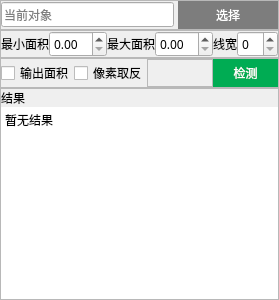
         <widget class="QWidget" name="tab_2">
          <attribute name="title">
           <string>_</string>
          </attribute>
          <layout class="QVBoxLayout" name="verticalLayout_19">
           <property name="spacing">
            <number>0</number>
           </property>
           <property name="leftMargin">
            <number>0</number>
           </property>
           <property name="topMargin">
            <number>0</number>
           </property>
           <property name="rightMargin">
            <number>0</number>
           </property>
           <property name="bottomMargin">
            <number>0</number>
           </property>
           <item>
            <widget class="QFrame" name="frame_30">
             <property name="maximumSize">
              <size>
               <width>16777215</width>
               <height>35</height>
              </size>
             </property>
             <property name="font">
              <font>
               <family>微软雅黑</family>
               <pointsize>9</pointsize>
              </font>
             </property>
             <property name="frameShape">
              <enum>QFrame::StyledPanel</enum>
             </property>
             <property name="frameShadow">
              <enum>QFrame::Raised</enum>
             </property>
             <layout class="QHBoxLayout" name="horizontalLayout_29">
              <property name="spacing">
               <number>4</number>
              </property>
              <property name="leftMargin">
               <number>0</number>
              </property>
              <property name="topMargin">
               <number>0</number>
              </property>
              <property name="rightMargin">
               <number>0</number>
              </property>
              <property name="bottomMargin">
               <number>0</number>
              </property>
              <item>
               <widget class="QLineEdit" name="pre_close_image">
                <property name="font">
                 <font>
                  <family>微软雅黑</family>
                  <pointsize>9</pointsize>
                 </font>
                </property>
                <property name="placeholderText">
                 <string>当前对象</string>
                </property>
               </widget>
              </item>
              <item>
               <widget class="QPushButton" name="select_image">
                <property name="minimumSize">
                 <size>
                  <width>100</width>
                  <height>0</height>
                 </size>
                </property>
                <property name="maximumSize">
                 <size>
                  <width>100</width>
                  <height>16777215</height>
                 </size>
                </property>
                <property name="font">
                 <font>
                  <family>微软雅黑</family>
                  <pointsize>9</pointsize>
                  <italic>false</italic>
                  <bold>false</bold>
                 </font>
                </property>
                <property name="styleSheet">
                 <string notr="true">QPushButton{
	font: 9pt &quot;微软雅黑&quot;;
	background-color: rgb(125, 125, 125);
	color: rgb(255, 255, 255);
	border:none;
	height:28px;
}
QPushButton:hover{
	font: 9pt &quot;微软雅黑&quot;;
	background-color: rgb(111, 111, 111);
	color: rgb(255, 255, 255);
	height:28px;
}
QPushButton:pressed{
	font: 9pt &quot;微软雅黑&quot;;
	background-color: rgb(86, 86, 86);
	color: rgb(255, 255, 255);
	height:28px;
}</string>
                </property>
                <property name="text">
                 <string>选择</string>
                </property>
               </widget>
              </item>
             </layout>
            </widget>
           </item>
           <item>
            <widget class="QFrame" name="frame_32">
             <property name="maximumSize">
              <size>
               <width>16777215</width>
               <height>35</height>
              </size>
             </property>
             <property name="font">
              <font>
               <family>微软雅黑</family>
               <pointsize>9</pointsize>
              </font>
             </property>
             <property name="frameShape">
              <enum>QFrame::StyledPanel</enum>
             </property>
             <property name="frameShadow">
              <enum>QFrame::Raised</enum>
             </property>
             <layout class="QHBoxLayout" name="horizontalLayout_30">
              <property name="spacing">
               <number>0</number>
              </property>
              <property name="leftMargin">
               <number>0</number>
              </property>
              <property name="topMargin">
               <number>0</number>
              </property>
              <property name="rightMargin">
               <number>0</number>
              </property>
              <property name="bottomMargin">
               <number>0</number>
              </property>
              <item>
               <widget class="QLabel" name="label_4">
                <property name="maximumSize">
                 <size>
                  <width>65</width>
                  <height>16777215</height>
                 </size>
                </property>
                <property name="font">
                 <font>
                  <family>微软雅黑</family>
                  <pointsize>9</pointsize>
                 </font>
                </property>
                <property name="text">
                 <string>最小面积</string>
                </property>
               </widget>
              </item>
              <item>
               <widget class="QDoubleSpinBox" name="min_area">
                <property name="font">
                 <font>
                  <family>微软雅黑</family>
                  <pointsize>9</pointsize>
                 </font>
                </property>
               </widget>
              </item>
              <item>
               <widget class="QLabel" name="label_9">
                <property name="maximumSize">
                 <size>
                  <width>65</width>
                  <height>16777215</height>
                 </size>
                </property>
                <property name="font">
                 <font>
                  <family>微软雅黑</family>
                  <pointsize>9</pointsize>
                 </font>
                </property>
                <property name="text">
                 <string>最大面积</string>
                </property>
               </widget>
              </item>
              <item>
               <widget class="QDoubleSpinBox" name="max_area">
                <property name="font">
                 <font>
                  <family>微软雅黑</family>
                  <pointsize>9</pointsize>
                 </font>
                </property>
               </widget>
              </item>
              <item>
               <widget class="QLabel" name="label_21">
                <property name="maximumSize">
                 <size>
                  <width>35</width>
                  <height>16777215</height>
                 </size>
                </property>
                <property name="font">
                 <font>
                  <family>微软雅黑</family>
                  <pointsize>9</pointsize>
                 </font>
                </property>
                <property name="text">
                 <string>线宽</string>
                </property>
               </widget>
              </item>
              <item>
               <widget class="QSpinBox" name="line_width">
                <property name="font">
                 <font>
                  <family>微软雅黑</family>
                  <pointsize>9</pointsize>
                 </font>
                </property>
               </widget>
              </item>
             </layout>
            </widget>
           </item>
           <item>
            <widget class="QFrame" name="frame_33">
             <property name="maximumSize">
              <size>
               <width>16777215</width>
               <height>35</height>
              </size>
             </property>
             <property name="font">
              <font>
               <family>微软雅黑</family>
               <pointsize>9</pointsize>
              </font>
             </property>
             <property name="frameShape">
              <enum>QFrame::StyledPanel</enum>
             </property>
             <property name="frameShadow">
              <enum>QFrame::Raised</enum>
             </property>
             <layout class="QHBoxLayout" name="horizontalLayout_31">
              <property name="spacing">
               <number>0</number>
              </property>
              <property name="leftMargin">
               <number>0</number>
              </property>
              <property name="topMargin">
               <number>0</number>
              </property>
              <property name="rightMargin">
               <number>0</number>
              </property>
              <property name="bottomMargin">
               <number>0</number>
              </property>
              <item>
               <widget class="QCheckBox" name="out_area">
                <property name="maximumSize">
                 <size>
                  <width>90</width>
                  <height>16777215</height>
                 </size>
                </property>
                <property name="font">
                 <font>
                  <family>微软雅黑</family>
                  <pointsize>9</pointsize>
                 </font>
                </property>
                <property name="text">
                 <string>输出面积</string>
                </property>
               </widget>
              </item>
              <item>
               <widget class="QCheckBox" name="bit_not">
                <property name="maximumSize">
                 <size>
                  <width>90</width>
                  <height>16777215</height>
                 </size>
                </property>
                <property name="font">
                 <font>
                  <family>微软雅黑</family>
                  <pointsize>9</pointsize>
                 </font>
                </property>
                <property name="text">
                 <string>像素取反</string>
                </property>
               </widget>
              </item>
              <item>
               <widget class="QFrame" name="frame_35">
                <property name="font">
                 <font>
                  <family>微软雅黑</family>
                  <pointsize>9</pointsize>
                 </font>
                </property>
                <property name="frameShape">
                 <enum>QFrame::StyledPanel</enum>
                </property>
                <property name="frameShadow">
                 <enum>QFrame::Raised</enum>
                </property>
               </widget>
              </item>
              <item>
               <widget class="QPushButton" name="close_predict">
                <property name="maximumSize">
                 <size>
                  <width>100</width>
                  <height>16777215</height>
                 </size>
                </property>
                <property name="font">
                 <font>
                  <family>微软雅黑</family>
                  <pointsize>9</pointsize>
                  <italic>false</italic>
                  <bold>false</bold>
                 </font>
                </property>
                <property name="styleSheet">
                 <string notr="true">QPushButton{
	font: 9pt &quot;微软雅黑&quot;;
	background-color: rgb(0, 172, 83);
	color: rgb(255, 255, 255);
	border:none;
	height:28px;
}
QPushButton:hover{
	font: 9pt &quot;微软雅黑&quot;;
	background-color: rgb(0, 134, 67);
	color: rgb(255, 255, 255);
	height:28px;
}
QPushButton:pressed{
	font: 9pt &quot;微软雅黑&quot;;
	background-color: rgb(0, 172, 83);
	color: rgb(255, 255, 255);
	height:28px;
}</string>
                </property>
                <property name="text">
                 <string>检测</string>
                </property>
               </widget>
              </item>
             </layout>
            </widget>
           </item>
           <item>
            <widget class="QFrame" name="frame_34">
             <property name="font">
              <font>
               <family>微软雅黑</family>
               <pointsize>9</pointsize>
              </font>
             </property>
             <property name="frameShape">
              <enum>QFrame::StyledPanel</enum>
             </property>
             <property name="frameShadow">
              <enum>QFrame::Raised</enum>
             </property>
             <layout class="QVBoxLayout" name="verticalLayout_20">
              <property name="spacing">
               <number>0</number>
              </property>
              <property name="leftMargin">
               <number>0</number>
              </property>
              <property name="topMargin">
               <number>0</number>
              </property>
              <property name="rightMargin">
               <number>0</number>
              </property>
              <property name="bottomMargin">
               <number>0</number>
              </property>
              <item>
               <widget class="QLabel" name="label_22">
                <property name="maximumSize">
                 <size>
                  <width>16777215</width>
                  <height>20</height>
                 </size>
                </property>
                <property name="font">
                 <font>
                  <family>微软雅黑</family>
                  <pointsize>9</pointsize>
                 </font>
                </property>
                <property name="text">
                 <string>结果</string>
                </property>
               </widget>
              </item>
              <item>
               <widget class="QTextBrowser" name="closed_result">
                <property name="font">
                 <font>
                  <family>微软雅黑</family>
                  <pointsize>9</pointsize>
                 </font>
                </property>
                <property name="styleSheet">
                 <string notr="true">QTextBrowser{
border:none;

}</string>
                </property>
                <property name="html">
                 <string>&lt;!DOCTYPE HTML PUBLIC &quot;-//W3C//DTD HTML 4.0//EN&quot; &quot;http://www.w3.org/TR/REC-html40/strict.dtd&quot;&gt;
&lt;html&gt;&lt;head&gt;&lt;meta name=&quot;qrichtext&quot; content=&quot;1&quot; /&gt;&lt;meta charset=&quot;utf-8&quot; /&gt;&lt;style type=&quot;text/css&quot;&gt;
p, li { white-space: pre-wrap; }
&lt;/style&gt;&lt;/head&gt;&lt;body style=&quot; font-family:'微软雅黑'; font-size:9pt; font-weight:400; font-style:normal;&quot;&gt;
&lt;p style=&quot; margin-top:0px; margin-bottom:0px; margin-left:0px; margin-right:0px; -qt-block-indent:0; text-indent:0px;&quot;&gt;&lt;span style=&quot; font-family:'微软雅黑','微软雅黑','微软雅黑','微软雅黑','微软雅黑';&quot;&gt;暂无结果&lt;/span&gt;&lt;/p&gt;&lt;/body&gt;&lt;/html&gt;</string>
                </property>
               </widget>
              </item>
             </layout>
            </widget>
           </item>
          </layout>
         </widget>
